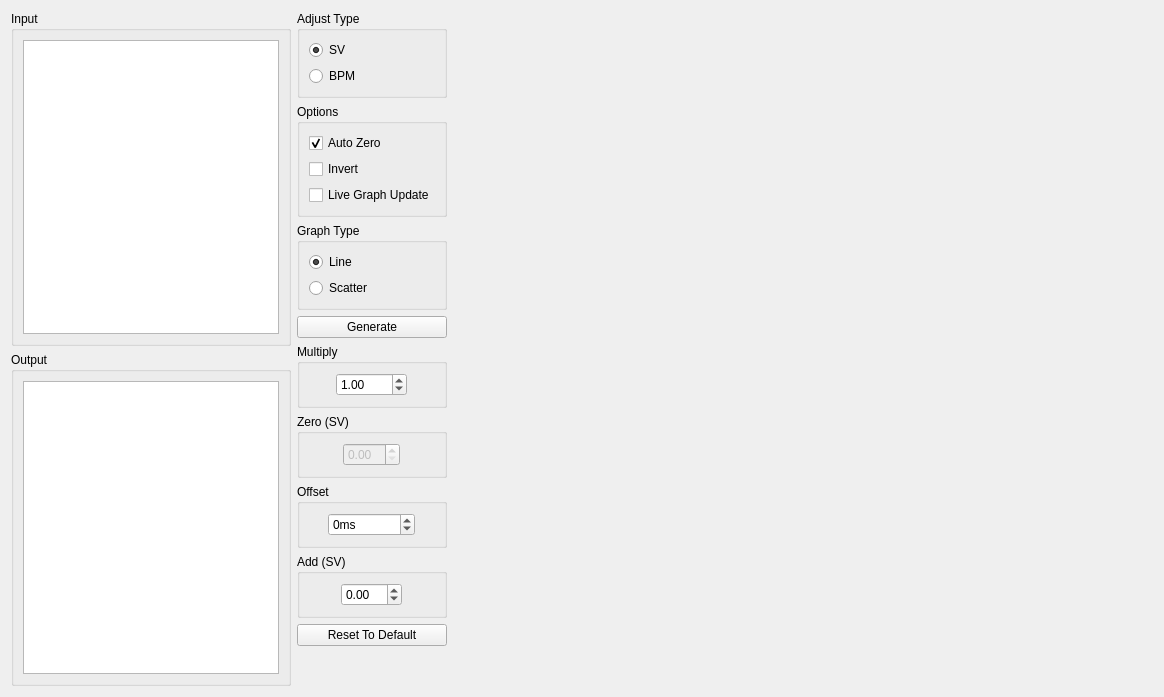
          <widget class="QWidget" name="basicStackedWidgetPage5">
           <layout class="QGridLayout" name="gridLayout_10">
            <item row="0" column="0" rowspan="2">
             <layout class="QGridLayout" name="adjuster_group">
              <item row="0" column="0">
               <widget class="QGroupBox" name="adjuster_inputGroup">
                <property name="title">
                 <string>Input</string>
                </property>
                <layout class="QGridLayout" name="gridLayout_36">
                 <item row="0" column="0">
                  <widget class="QPlainTextEdit" name="adjuster_inputBox">
                   <property name="sizePolicy">
                    <sizepolicy hsizetype="Minimum" vsizetype="Expanding">
                     <horstretch>0</horstretch>
                     <verstretch>0</verstretch>
                    </sizepolicy>
                   </property>
                   <property name="maximumSize">
                    <size>
                     <width>133333</width>
                     <height>16777215</height>
                    </size>
                   </property>
                  </widget>
                 </item>
                </layout>
               </widget>
              </item>
              <item row="1" column="0">
               <widget class="QGroupBox" name="adjuster_outputGroup">
                <property name="title">
                 <string>Output</string>
                </property>
                <layout class="QGridLayout" name="gridLayout_37">
                 <item row="0" column="0">
                  <widget class="QTextBrowser" name="adjuster_outputBox">
                   <property name="sizePolicy">
                    <sizepolicy hsizetype="Minimum" vsizetype="Expanding">
                     <horstretch>0</horstretch>
                     <verstretch>0</verstretch>
                    </sizepolicy>
                   </property>
                   <property name="maximumSize">
                    <size>
                     <width>133333</width>
                     <height>16777215</height>
                    </size>
                   </property>
                  </widget>
                 </item>
                </layout>
               </widget>
              </item>
             </layout>
            </item>
            <item row="0" column="1" rowspan="2">
             <layout class="QGridLayout" name="adjuster_parameterGroup">
              <item row="0" column="0">
               <widget class="QGroupBox" name="adjuster_adjustTypeGroup">
                <property name="title">
                 <string>Adjust Type</string>
                </property>
                <layout class="QGridLayout" name="gridLayout_39">
                 <item row="1" column="0">
                  <widget class="QRadioButton" name="adjuster_adjustBPMRadio">
                   <property name="text">
                    <string>BPM</string>
                   </property>
                  </widget>
                 </item>
                 <item row="0" column="0">
                  <widget class="QRadioButton" name="adjuster_adjustSVRadio">
                   <property name="text">
                    <string>SV</string>
                   </property>
                   <property name="checked">
                    <bool>true</bool>
                   </property>
                  </widget>
                 </item>
                </layout>
               </widget>
              </item>
              <item row="2" column="0">
               <widget class="QGroupBox" name="adjuster_graphGroup">
                <property name="title">
                 <string>Graph Type</string>
                </property>
                <layout class="QGridLayout" name="gridLayout_11">
                 <item row="0" column="0">
                  <widget class="QRadioButton" name="adjuster_graphLineRadio">
                   <property name="text">
                    <string>Line</string>
                   </property>
                   <property name="checked">
                    <bool>true</bool>
                   </property>
                  </widget>
                 </item>
                 <item row="1" column="0">
                  <widget class="QRadioButton" name="adjuster_graphScatterRadio">
                   <property name="text">
                    <string>Scatter</string>
                   </property>
                   <property name="checkable">
                    <bool>true</bool>
                   </property>
                   <property name="checked">
                    <bool>false</bool>
                   </property>
                  </widget>
                 </item>
                </layout>
               </widget>
              </item>
              <item row="11" column="0">
               <spacer name="verticalSpacer">
                <property name="orientation">
                 <enum>Qt::Vertical</enum>
                </property>
                <property name="sizeHint" stdset="0">
                 <size>
                  <width>20</width>
                  <height>40</height>
                 </size>
                </property>
               </spacer>
              </item>
              <item row="1" column="0">
               <widget class="QGroupBox" name="adjuster_optionsGroup">
                <property name="sizePolicy">
                 <sizepolicy hsizetype="Maximum" vsizetype="Preferred">
                  <horstretch>0</horstretch>
                  <verstretch>0</verstretch>
                 </sizepolicy>
                </property>
                <property name="title">
                 <string>Options</string>
                </property>
                <layout class="QGridLayout" name="gridLayout_38">
                 <item row="2" column="0">
                  <widget class="QCheckBox" name="adjuster_invertCheck">
                   <property name="sizePolicy">
                    <sizepolicy hsizetype="Fixed" vsizetype="Fixed">
                     <horstretch>0</horstretch>
                     <verstretch>0</verstretch>
                    </sizepolicy>
                   </property>
                   <property name="maximumSize">
                    <size>
                     <width>100</width>
                     <height>16777215</height>
                    </size>
                   </property>
                   <property name="text">
                    <string>Invert</string>
                   </property>
                  </widget>
                 </item>
                 <item row="3" column="0">
                  <widget class="QCheckBox" name="adjuster_liveUpdateCheck">
                   <property name="text">
                    <string>Live Graph Update</string>
                   </property>
                  </widget>
                 </item>
                 <item row="1" column="0">
                  <widget class="QCheckBox" name="adjuster_autoZeroCheck">
                   <property name="sizePolicy">
                    <sizepolicy hsizetype="Fixed" vsizetype="Fixed">
                     <horstretch>0</horstretch>
                     <verstretch>0</verstretch>
                    </sizepolicy>
                   </property>
                   <property name="maximumSize">
                    <size>
                     <width>100</width>
                     <height>16777215</height>
                    </size>
                   </property>
                   <property name="text">
                    <string>Auto Zero</string>
                   </property>
                   <property name="checked">
                    <bool>true</bool>
                   </property>
                   <property name="tristate">
                    <bool>false</bool>
                   </property>
                  </widget>
                 </item>
                </layout>
               </widget>
              </item>
              <item row="7" column="0">
               <widget class="QGroupBox" name="adjuster_zeroGroup">
                <property name="enabled">
                 <bool>true</bool>
                </property>
                <property name="sizePolicy">
                 <sizepolicy hsizetype="Minimum" vsizetype="Preferred">
                  <horstretch>0</horstretch>
                  <verstretch>0</verstretch>
                 </sizepolicy>
                </property>
                <property name="title">
                 <string>Zero (SV)</string>
                </property>
                <layout class="QGridLayout" name="gridLayout_15">
                 <item row="0" column="0">
                  <widget class="QDoubleSpinBox" name="adjuster_zeroSpinBox">
                   <property name="enabled">
                    <bool>false</bool>
                   </property>
                   <property name="sizePolicy">
                    <sizepolicy hsizetype="Maximum" vsizetype="Fixed">
                     <horstretch>0</horstretch>
                     <verstretch>0</verstretch>
                    </sizepolicy>
                   </property>
                   <property name="minimum">
                    <double>0.000000000000000</double>
                   </property>
                   <property name="maximum">
                    <double>10.000000000000000</double>
                   </property>
                   <property name="singleStep">
                    <double>0.010000000000000</double>
                   </property>
                  </widget>
                 </item>
                </layout>
               </widget>
              </item>
              <item row="9" column="0">
               <widget class="QGroupBox" name="adjuster_addGroup">
                <property name="sizePolicy">
                 <sizepolicy hsizetype="Minimum" vsizetype="Preferred">
                  <horstretch>0</horstretch>
                  <verstretch>0</verstretch>
                 </sizepolicy>
                </property>
                <property name="title">
                 <string>Add (SV)</string>
                </property>
                <layout class="QGridLayout" name="gridLayout_18">
                 <item row="0" column="0">
                  <widget class="QDoubleSpinBox" name="adjuster_addSpinBox">
                   <property name="sizePolicy">
                    <sizepolicy hsizetype="Maximum" vsizetype="Fixed">
                     <horstretch>0</horstretch>
                     <verstretch>0</verstretch>
                    </sizepolicy>
                   </property>
                   <property name="minimum">
                    <double>-10.000000000000000</double>
                   </property>
                   <property name="maximum">
                    <double>10.000000000000000</double>
                   </property>
                   <property name="singleStep">
                    <double>0.010000000000000</double>
                   </property>
                  </widget>
                 </item>
                </layout>
               </widget>
              </item>
              <item row="6" column="0">
               <widget class="QGroupBox" name="adjuster_multiplyGroup">
                <property name="sizePolicy">
                 <sizepolicy hsizetype="Minimum" vsizetype="Preferred">
                  <horstretch>0</horstretch>
                  <verstretch>0</verstretch>
                 </sizepolicy>
                </property>
                <property name="title">
                 <string>Multiply</string>
                </property>
                <layout class="QGridLayout" name="gridLayout_16">
                 <item row="0" column="0">
                  <widget class="QDoubleSpinBox" name="adjuster_multiplySpinBox">
                   <property name="sizePolicy">
                    <sizepolicy hsizetype="Maximum" vsizetype="Fixed">
                     <horstretch>0</horstretch>
                     <verstretch>0</verstretch>
                    </sizepolicy>
                   </property>
                   <property name="minimum">
                    <double>0.000000000000000</double>
                   </property>
                   <property name="maximum">
                    <double>1000.000000000000000</double>
                   </property>
                   <property name="singleStep">
                    <double>0.010000000000000</double>
                   </property>
                   <property name="value">
                    <double>1.000000000000000</double>
                   </property>
                  </widget>
                 </item>
                </layout>
               </widget>
              </item>
              <item row="4" column="0">
               <widget class="QPushButton" name="adjuster_generateButton">
                <property name="sizePolicy">
                 <sizepolicy hsizetype="Minimum" vsizetype="Fixed">
                  <horstretch>0</horstretch>
                  <verstretch>0</verstretch>
                 </sizepolicy>
                </property>
                <property name="text">
                 <string>Generate</string>
                </property>
               </widget>
              </item>
              <item row="8" column="0">
               <widget class="QGroupBox" name="adjuster_offsetGroup">
                <property name="sizePolicy">
                 <sizepolicy hsizetype="Minimum" vsizetype="Preferred">
                  <horstretch>0</horstretch>
                  <verstretch>0</verstretch>
                 </sizepolicy>
                </property>
                <property name="title">
                 <string>Offset</string>
                </property>
                <layout class="QGridLayout" name="gridLayout_17">
                 <item row="0" column="0">
                  <widget class="QSpinBox" name="adjuster_offsetSpinBox">
                   <property name="sizePolicy">
                    <sizepolicy hsizetype="Maximum" vsizetype="Fixed">
                     <horstretch>0</horstretch>
                     <verstretch>0</verstretch>
                    </sizepolicy>
                   </property>
                   <property name="suffix">
                    <string>ms</string>
                   </property>
                   <property name="minimum">
                    <number>-1000000</number>
                   </property>
                   <property name="maximum">
                    <number>1000000</number>
                   </property>
                   <property name="displayIntegerBase">
                    <number>10</number>
                   </property>
                  </widget>
                 </item>
                </layout>
               </widget>
              </item>
              <item row="10" column="0">
               <widget class="QPushButton" name="adjuster_defaultButton">
                <property name="text">
                 <string>Reset To Default</string>
                </property>
               </widget>
              </item>
             </layout>
            </item>
            <item row="0" column="2" rowspan="2">
             <widget class="QCustomPlot" name="adjuster_customPlot" native="true">
              <property name="enabled">
               <bool>false</bool>
              </property>
              <property name="sizePolicy">
               <sizepolicy hsizetype="Minimum" vsizetype="Preferred">
                <horstretch>0</horstretch>
                <verstretch>0</verstretch>
               </sizepolicy>
              </property>
              <property name="minimumSize">
               <size>
                <width>700</width>
                <height>0</height>
               </size>
              </property>
             </widget>
            </item>
           </layout>
          </widget>
